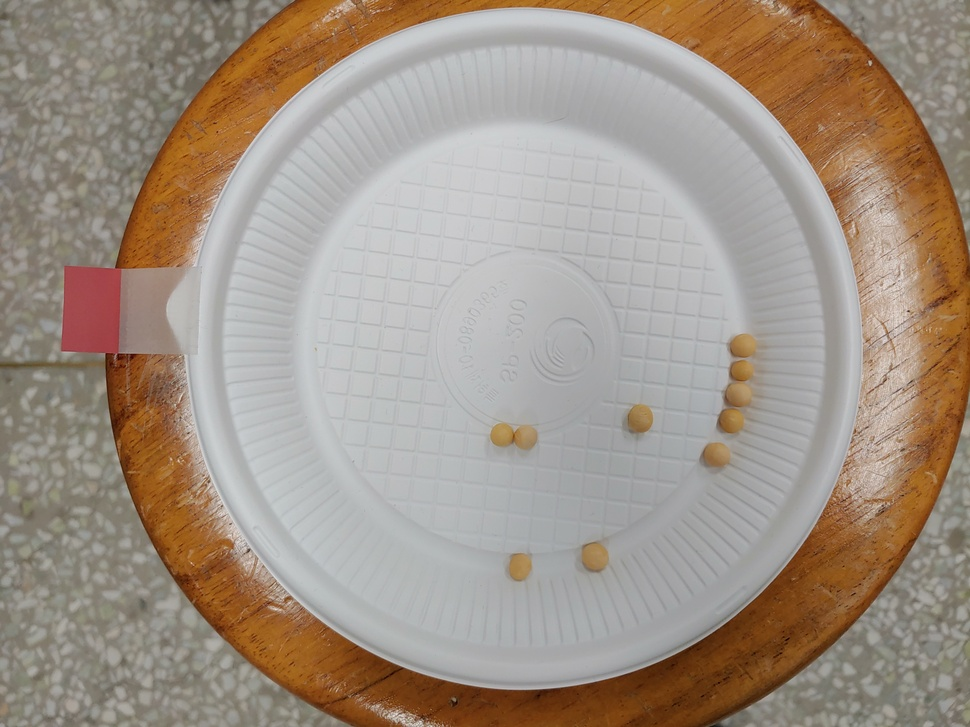
#> input picture Hidden/t01/5.jpg, 970 x 727 px, shrunk from 4032 x 3024 before the run, found by its file name
$ python regional_binary.py
#> lines starting #> are read from the running program, lines starting #| are printed output that depends on the picture
import cv2
import numpy as np
from matplotlib import pyplot as plt

input_img1 = "./Open/t01/5.jpg"

src=cv2.imread(input_img1, cv2.IMREAD_GRAYSCALE)
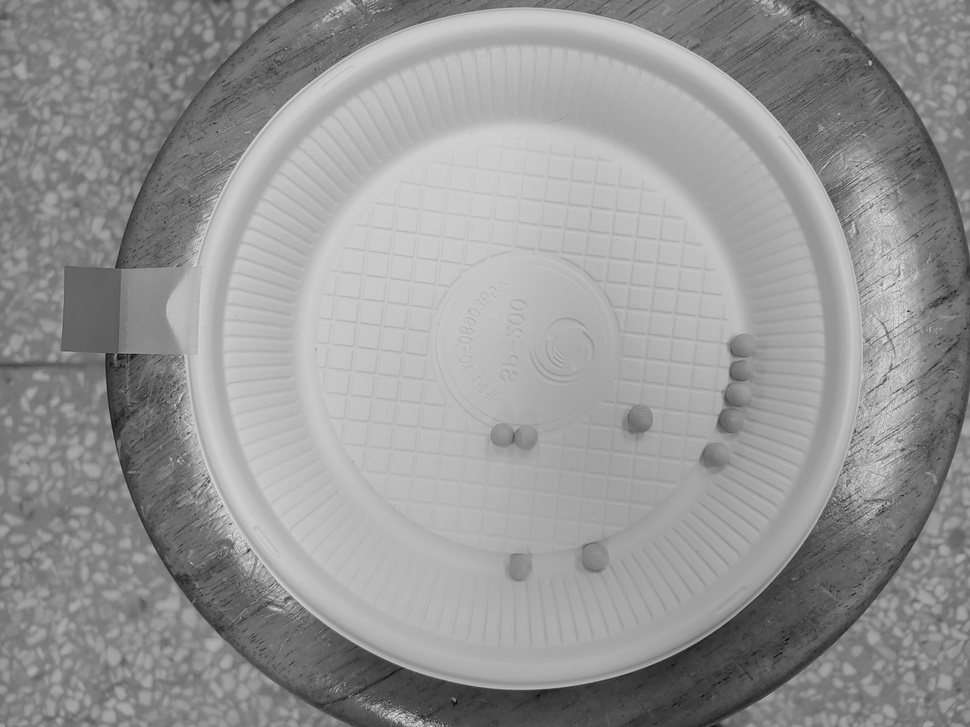
#> src: shape (727, 970); min 2, max 228, mean 149.7
#> slider 'Block Size' is set to 66

def on_trackbar(pos):
#> called with pos = 11
    bsize = pos
    if bsize % 2 == 0:
        bsize = bsize-1
    if bsize < 3:
        bsize = 3

    dst = cv2.adaptiveThreshold(src, 255, cv2.ADAPTIVE_THRESH_GAUSSIAN_C, cv2.THRESH_BINARY, bsize, 5)
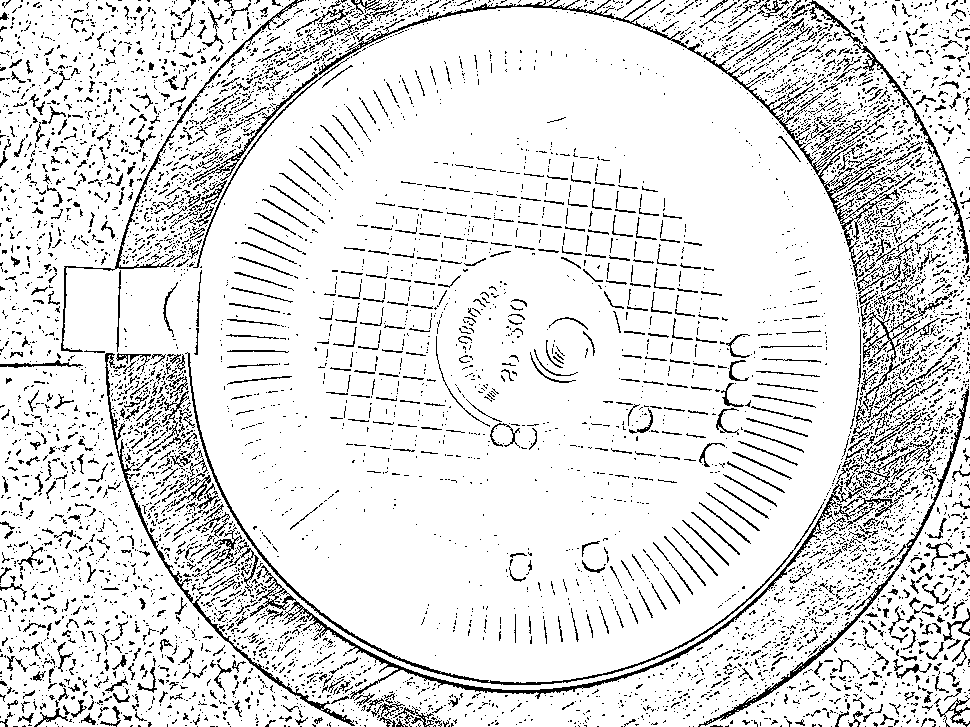
#> dst: shape (727, 970); 88.3% white; black in thin lines or dots
    cv2.imshow("dst", dst)

cv2.imshow("src", src)
cv2.namedWindow("dst")
cv2.createTrackbar("Block Size", "dst", 0, 200, on_trackbar)
cv2.setTrackbarPos("Block Size", "dst", 11)
cv2.waitKey(0)
cv2.destroyAllWindows()

$ run again, with Hidden/t01/1.jpg copied over Hidden/t01/5.jpg
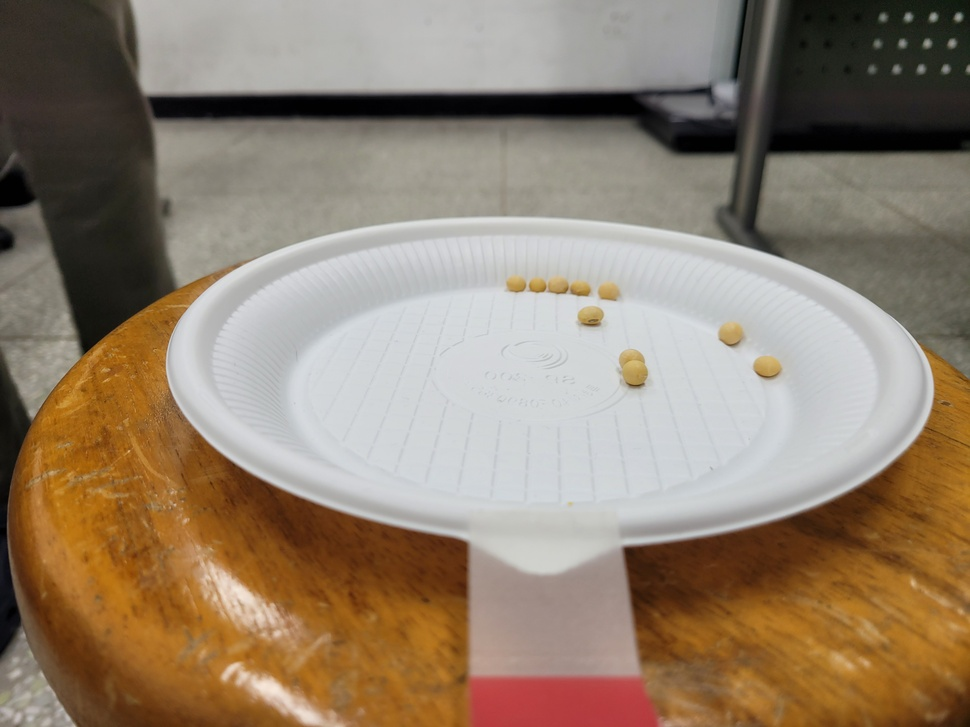
#> input picture Hidden/t01/1.jpg, 970 x 727 px, shrunk from 4032 x 3024 before the run, found by its file name
#> `src=cv2.imread(input_img1, cv2.IMREAD_GRAYSCALE)`:
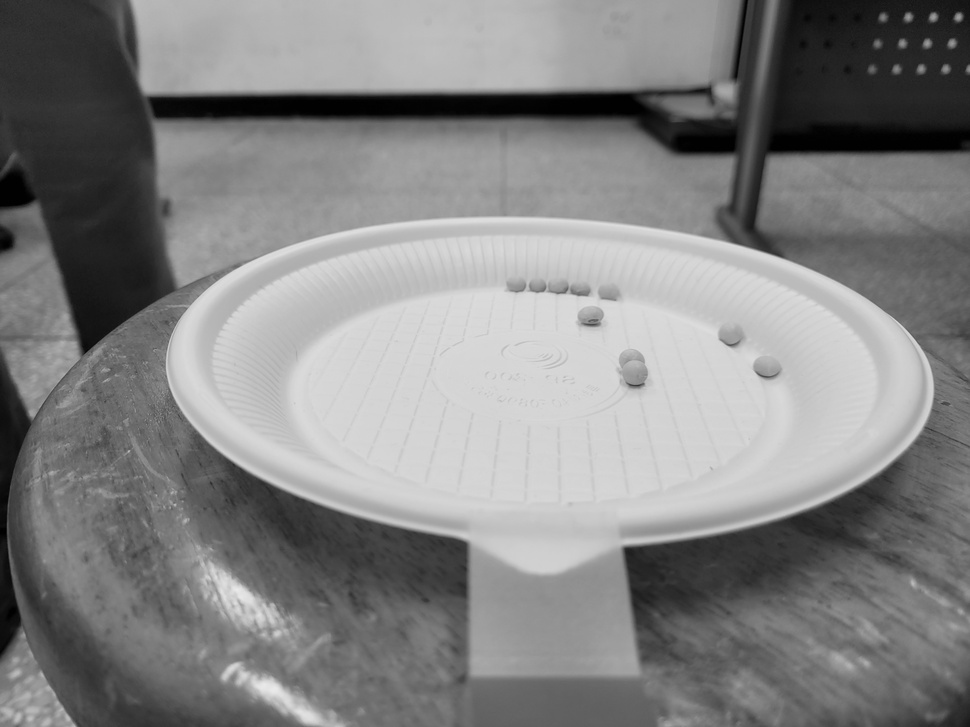
#> src: shape (727, 970); min 0, max 234, mean 131.8
#> in on_trackbar, `dst = cv2.adaptiveThreshold(src, 255, cv2.ADAPTIVE_THRESH_GAUSSIAN_C, ..`:
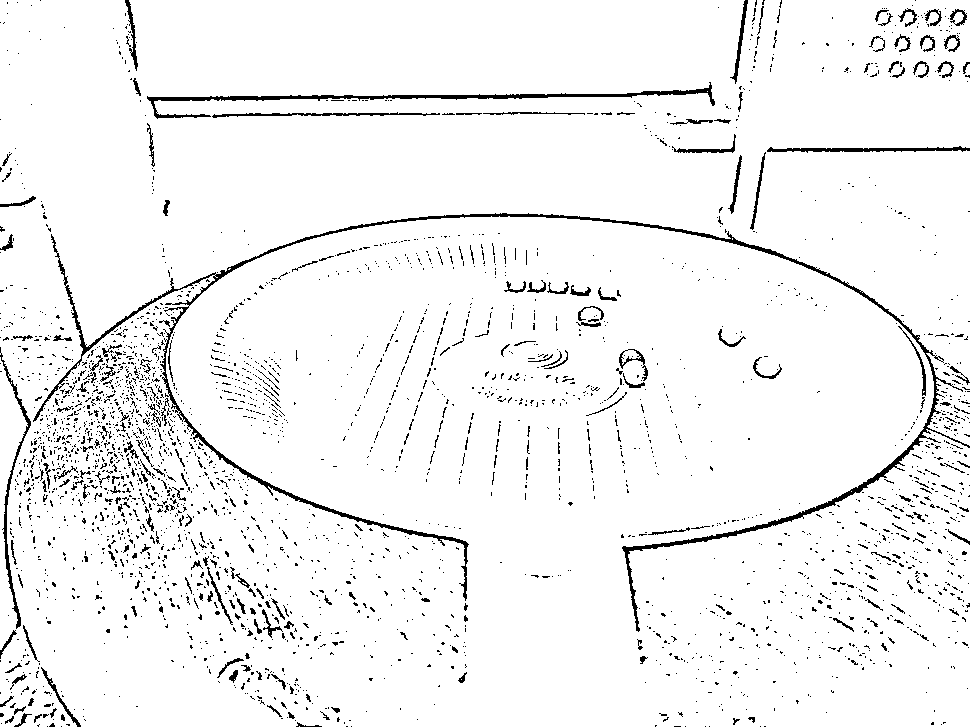
#> dst: shape (727, 970); 95.2% white; black in thin lines or dots

$ run again, with Hidden/t01/2.jpg copied over Hidden/t01/5.jpg
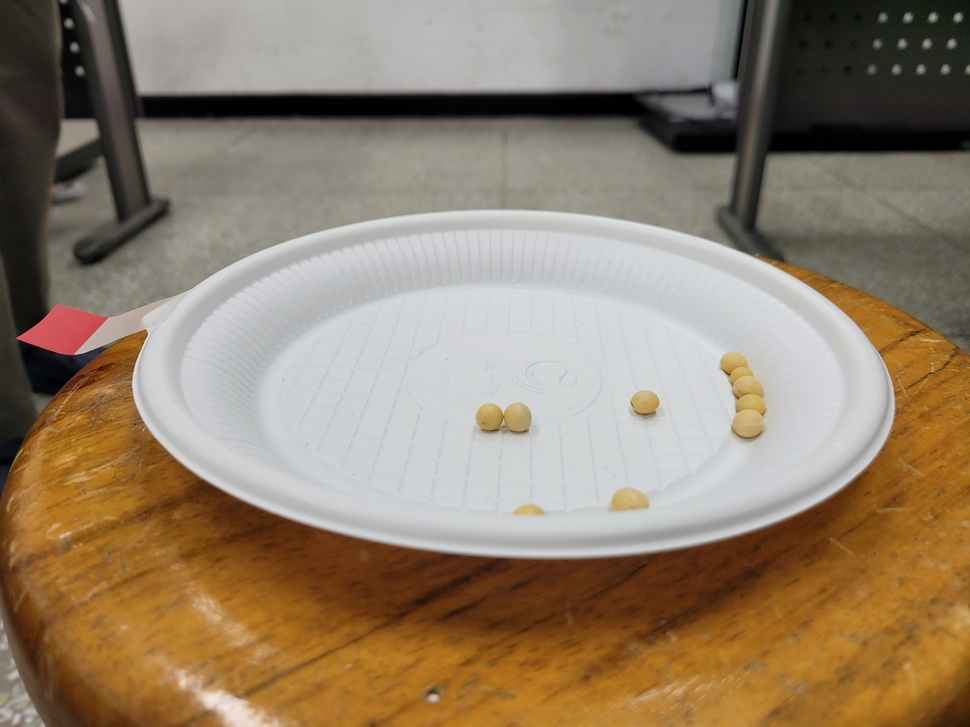
#> input picture Hidden/t01/2.jpg, 970 x 727 px, shrunk from 4032 x 3024 before the run, found by its file name
#> `src=cv2.imread(input_img1, cv2.IMREAD_GRAYSCALE)`:
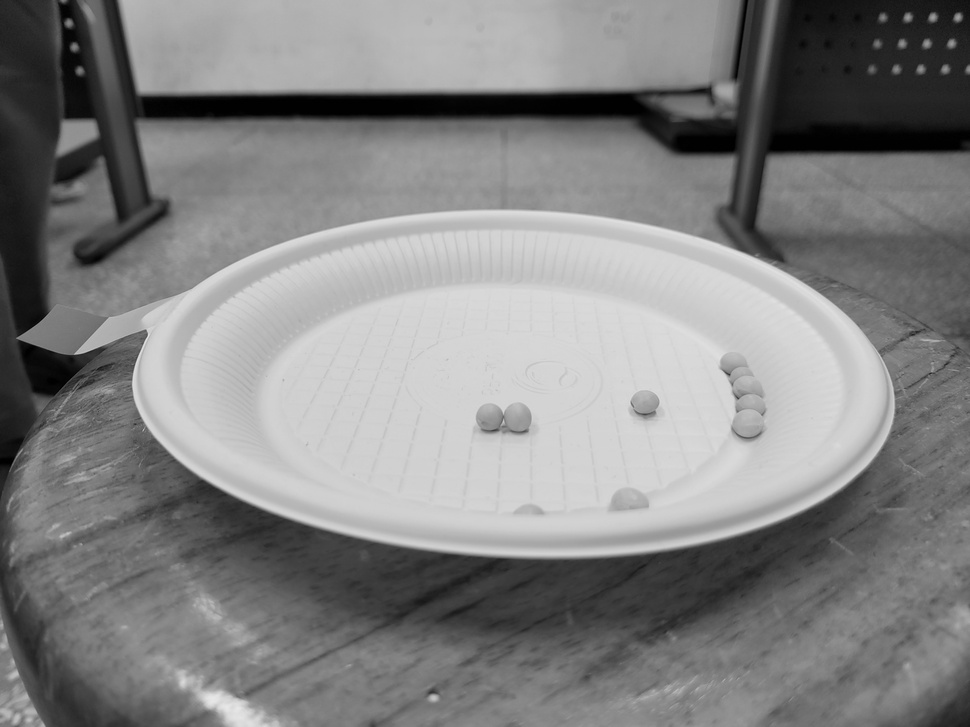
#> src: shape (727, 970); min 0, max 231, mean 131.5
#> in on_trackbar, `dst = cv2.adaptiveThreshold(src, 255, cv2.ADAPTIVE_THRESH_GAUSSIAN_C, ..`:
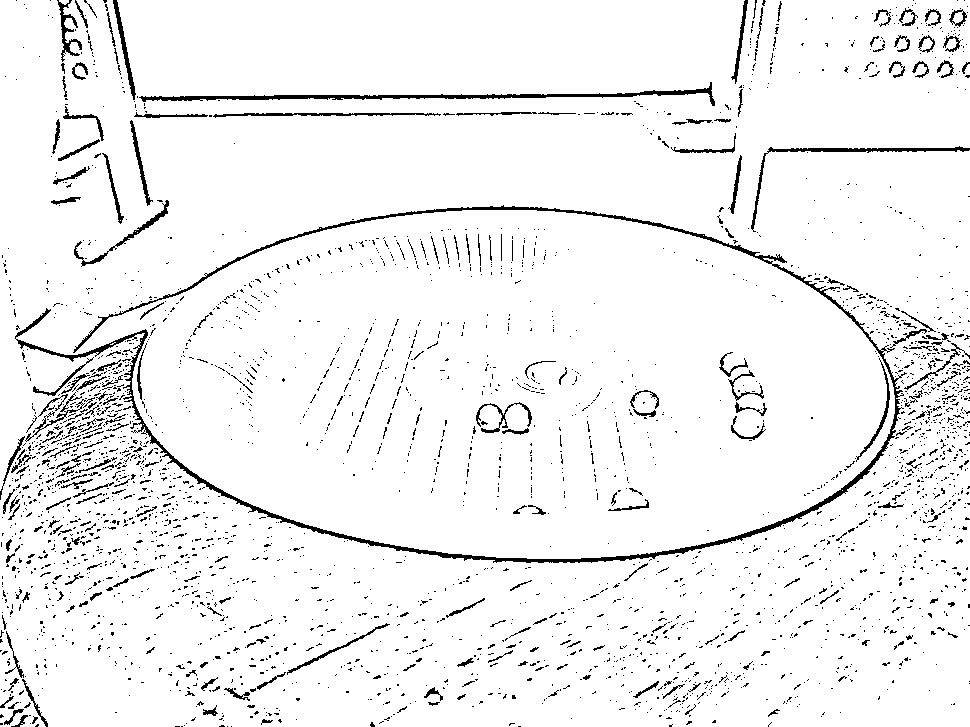
#> dst: shape (727, 970); 94.7% white; black in thin lines or dots
